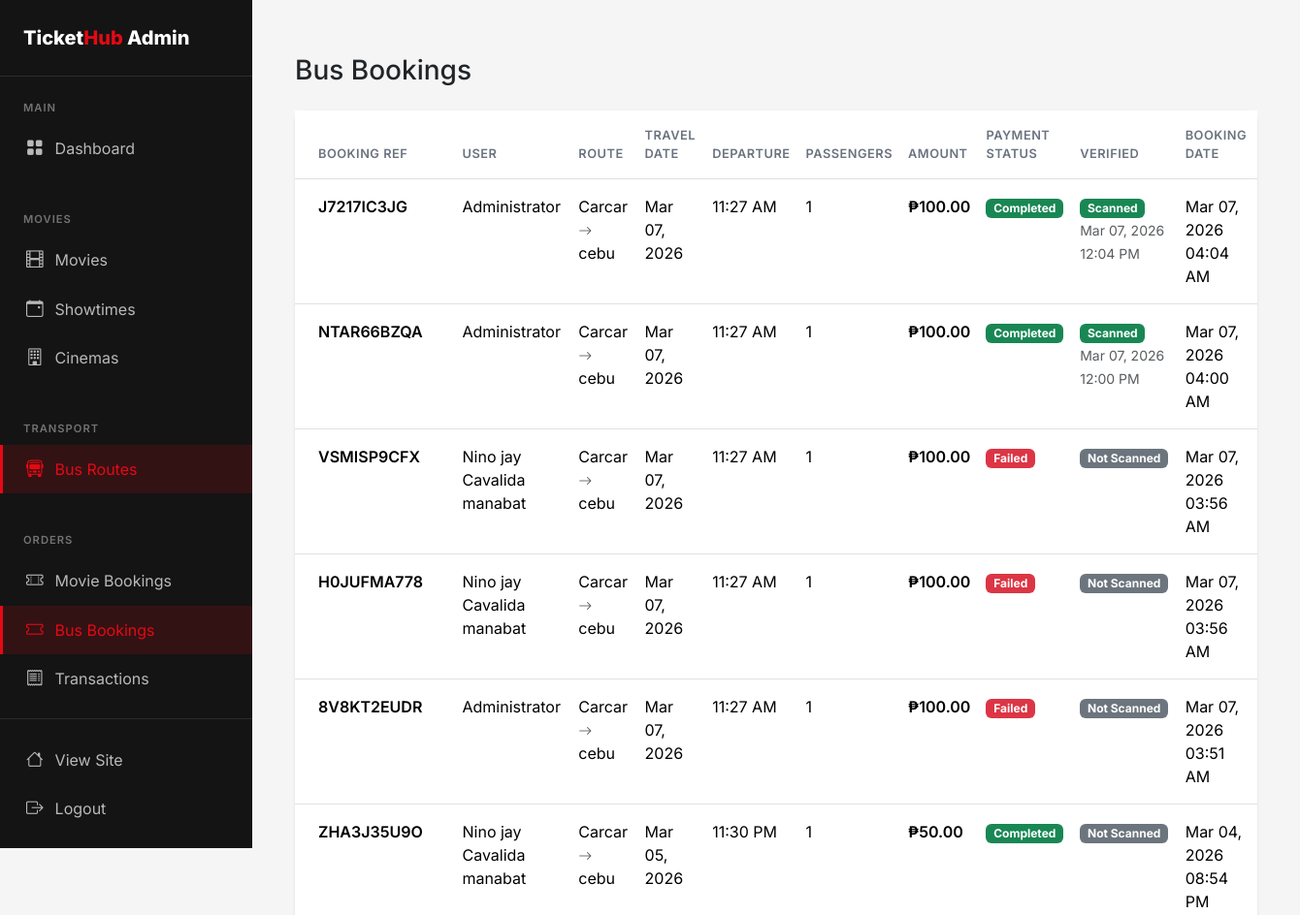
The app's page /admin/bookings/bus (signed in, upper part), older data.
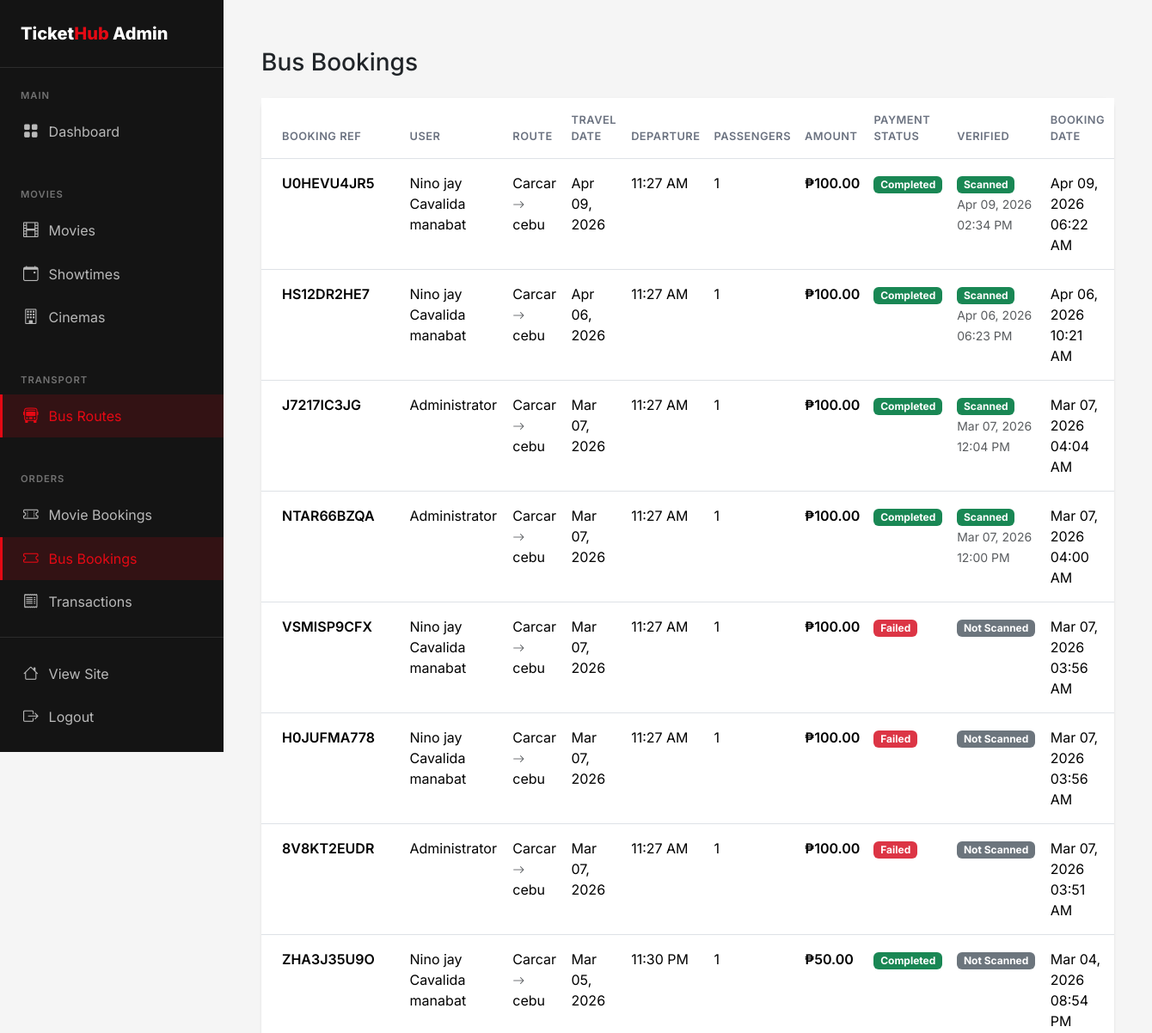
The same page, newer data.
### flask_app/app.py (models this page shows, shortened)
class BusBooking(db.Model):
    id = db.Column(db.Integer, primary_key=True)
    user_id = db.Column(db.Integer, db.ForeignKey('user.id'), nullable=False)
    schedule_id = db.Column(db.Integer, db.ForeignKey('bus_schedule.id'), nullable=False)
    num_tickets = db.Column(db.Integer, nullable=False)
    seat_numbers = db.Column(db.String(200))
    passenger_names = db.Column(db.Text)
    total_amount = db.Column(db.Float, nullable=False)
    payment_status = db.Column(db.String(20), default='pending')  # pending, completed, failed, refunded
    payment_method = db.Column(db.String(20))     # 'card', 'gcash', 'paymaya', 'paypal'
    payment_reference = db.Column(db.String(255)) # PayMongo source/payment id
    booking_reference = db.Column(db.String(20), unique=True)
    is_verified = db.Column(db.Boolean, default=False, nullable=False)
    verified_at = db.Column(db.DateTime, nullable=True)
    created_at = db.Column(db.DateTime, default=datetime.utcnow)

class User(UserMixin, db.Model):
    id = db.Column(db.Integer, primary_key=True)
    email = db.Column(db.String(120), unique=True, nullable=False)
    password_hash = db.Column(db.String(256), nullable=False)
    name = db.Column(db.String(100), nullable=False)
    phone = db.Column(db.String(20))
    is_admin = db.Column(db.Boolean, default=False)
    created_at = db.Column(db.DateTime, default=datetime.utcnow)
    movie_bookings = db.relationship('MovieBooking', backref='user', lazy=True)
    bus_bookings = db.relationship('BusBooking', backref='user', lazy=True)

class BusRoute(db.Model):
    id = db.Column(db.Integer, primary_key=True)
    origin = db.Column(db.String(100), nullable=False)
    destination = db.Column(db.String(100), nullable=False)
    bus_operator = db.Column(db.String(100))
    bus_type = db.Column(db.String(50))  # AC, Non-AC, Sleeper, etc.
    departure_time = db.Column(db.Time, nullable=False)
    arrival_time = db.Column(db.Time, nullable=False)
    duration = db.Column(db.String(50))
    price = db.Column(db.Float, nullable=False)
    total_seats = db.Column(db.Integer, default=40)
    amenities = db.Column(db.String(255))  # WiFi, Charging, etc.
    is_active = db.Column(db.Boolean, default=True)
    schedules = db.relationship('BusSchedule', backref='route', lazy=True)

class BusSchedule(db.Model):
    id = db.Column(db.Integer, primary_key=True)
    route_id = db.Column(db.Integer, db.ForeignKey('bus_route.id'), nullable=False)
    travel_date = db.Column(db.Date, nullable=False)
    available_seats = db.Column(db.Integer)
    bookings = db.relationship('BusBooking', backref='schedule', lazy=True)

### flask_app/app.py (the view)
@app.route('/admin/bookings/bus')
@login_required
@admin_required
def admin_bus_bookings():
    bookings = BusBooking.query.order_by(BusBooking.created_at.desc()).all()
    return render_template('admin/bookings/bus.html', bookings=bookings)

### flask_app/app.py (called while the page is built)
@login_manager.user_loader
def load_user(user_id):
    return User.query.get(int(user_id))

def admin_required(f):
    @wraps(f)
    def decorated_function(*args, **kwargs):
        if not current_user.is_authenticated or not current_user.is_admin:
            flash('You need admin access for this action.', 'error')
            return redirect(url_for('index'))
        return f(*args, **kwargs)
    return decorated_function

### flask_app/templates/admin/bookings/bus.html (shortened to what this page needs)
{% extends 'admin/base.html' %}
{% block admin_content %}
<div class="container-fluid py-4">
    <div class="row mb-4">
        <div class="col-12">
            <h1 class="h3 mb-0">Bus Bookings</h1>
        </div>
    </div>
    {% if bookings %}
    <div class="card">
        <div class="table-responsive">
            <table class="table table-hover mb-0">
                <thead class="bg-light">
                    <tr>
                        <th class="px-4 py-3">Booking Ref</th>
                        <th class="py-3">User</th>
                        <th class="py-3">Route</th>
                        <th class="py-3">Travel Date</th>
                        <th class="py-3">Departure</th>
                        <th class="py-3">Passengers</th>
                        <th class="py-3">Amount</th>
                        <th class="py-3">Payment Status</th>
                        <th class="py-3">Verified</th>
                        <th class="py-3">Booking Date</th>
                    </tr>
                </thead>
                <tbody>
                    {% for booking in bookings %}
                    <tr>
                        <td class="px-4 py-3">
                            <span class="fw-semibold">{{ booking.booking_reference }}</span>
                        </td>
                        <td class="py-3">{{ booking.user.name }}</td>
                        <td class="py-3">
                            {{ booking.schedule.route.origin }} <i class="bi bi-arrow-right text-muted small"></i> {{ booking.schedule.route.destination }}
                        </td>
                        <td class="py-3">{{ booking.schedule.travel_date.strftime('%b %d, %Y') }}</td>
                        <td class="py-3">{{ booking.schedule.route.departure_time.strftime('%I:%M %p') }}</td>
                        <td class="py-3">{{ booking.num_tickets }}</td>
                        <td class="py-3 fw-semibold">₱{{ "%.2f"|format(booking.total_amount) }}</td>
                        <td class="py-3">
                            {% if booking.payment_status in ['completed', 'paid'] %}
                                    <span class="badge bg-success">Completed</span>
                                {% elif booking.payment_status == 'pending' %}
                                    <span class="badge bg-warning">Pending</span>
                                {% else %}
                                    <span class="badge bg-danger">Failed</span>
                                {% endif %}
                        </td>
                        <td class="py-3">
                            {% if booking.is_verified %}
                                <span class="badge bg-success">Scanned</span>
                                <div><small class="text-muted">{{ booking.verified_at.strftime('%b %d, %Y %I:%M %p') if booking.verified_at else '' }}</small></div>
                            {% else %}
                                <span class="badge bg-secondary">Not Scanned</span>
                            {% endif %}
                        </td>
                        <td class="py-3">{{ booking.created_at.strftime('%b %d, %Y %I:%M %p') }}</td>
                    </tr>
                    {% endfor %}
                </tbody>
            </table>
        </div>
    </div>
    {% else %}
    <div class="alert alert-info text-center py-5">
        <i class="bi bi-info-circle me-2"></i>
        <strong>No bus bookings found</strong>
    </div>
    {% endif %}
</div>
{% endblock %}

Row changes from the older to the newer data that the page shows:
added BusBooking: booking_reference "U0HEVU4JR5", user.name "Nino jay Cavalida manabat", schedule.route.origin "Carcar", schedule.route.destination "cebu", schedule.travel_date "Apr 09, 2026", schedule.route.departure_time "11:27 AM", num_tickets "1", total_amount "100.00", payment_status "Completed", verified_at "Apr 09, 2026 02:34 PM", created_at "Apr 09, 2026 06:22 AM"
added BusBooking: booking_reference "HS12DR2HE7", user.name "Nino jay Cavalida manabat", schedule.route.origin "Carcar", schedule.route.destination "cebu", schedule.travel_date "Apr 06, 2026", schedule.route.departure_time "11:27 AM", num_tickets "1", total_amount "100.00", payment_status "Completed", verified_at "Apr 06, 2026 06:23 PM", created_at "Apr 06, 2026 10:21 AM"
